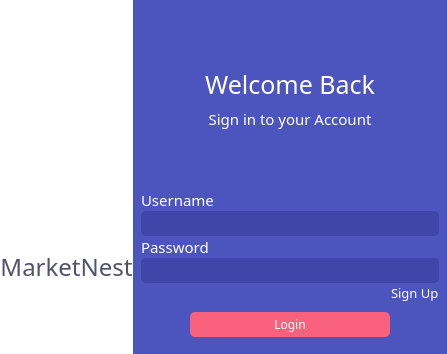
     <widget class="QWidget" name="loginPage">
      <layout class="QGridLayout" name="gridLayout_16">
       <property name="leftMargin">
        <number>0</number>
       </property>
       <property name="topMargin">
        <number>0</number>
       </property>
       <property name="rightMargin">
        <number>0</number>
       </property>
       <property name="bottomMargin">
        <number>0</number>
       </property>
       <property name="spacing">
        <number>0</number>
       </property>
       <item row="0" column="0">
        <widget class="QWidget" name="Container" native="true">
         <layout class="QGridLayout" name="gridLayout_2">
          <property name="leftMargin">
           <number>0</number>
          </property>
          <property name="topMargin">
           <number>0</number>
          </property>
          <property name="rightMargin">
           <number>0</number>
          </property>
          <property name="bottomMargin">
           <number>0</number>
          </property>
          <property name="spacing">
           <number>0</number>
          </property>
          <item row="0" column="0">
           <widget class="QWidget" name="widget" native="true">
            <property name="sizePolicy">
             <sizepolicy hsizetype="Expanding" vsizetype="Preferred">
              <horstretch>0</horstretch>
              <verstretch>0</verstretch>
             </sizepolicy>
            </property>
            <property name="styleSheet">
             <string notr="true">background-color: rgb(255, 255, 255);</string>
            </property>
            <layout class="QGridLayout" name="gridLayout_4">
             <property name="leftMargin">
              <number>0</number>
             </property>
             <property name="topMargin">
              <number>0</number>
             </property>
             <property name="rightMargin">
              <number>0</number>
             </property>
             <property name="bottomMargin">
              <number>0</number>
             </property>
             <property name="spacing">
              <number>0</number>
             </property>
             <item row="2" column="0">
              <widget class="QWidget" name="widget_26" native="true">
               <property name="minimumSize">
                <size>
                 <width>0</width>
                 <height>50</height>
                </size>
               </property>
               <layout class="QGridLayout" name="gridLayout_33">
                <property name="leftMargin">
                 <number>0</number>
                </property>
                <property name="topMargin">
                 <number>0</number>
                </property>
                <property name="rightMargin">
                 <number>0</number>
                </property>
                <property name="bottomMargin">
                 <number>0</number>
                </property>
                <property name="spacing">
                 <number>0</number>
                </property>
                <item row="0" column="0">
                 <widget class="QWidget" name="widget_4" native="true">
                  <layout class="QGridLayout" name="gridLayout_3">
                   <property name="leftMargin">
                    <number>0</number>
                   </property>
                   <property name="topMargin">
                    <number>0</number>
                   </property>
                   <property name="rightMargin">
                    <number>0</number>
                   </property>
                   <property name="bottomMargin">
                    <number>0</number>
                   </property>
                   <property name="spacing">
                    <number>0</number>
                   </property>
                   <item row="2" column="0">
                    <widget class="QWidget" name="widget_5" native="true">
                     <property name="minimumSize">
                      <size>
                       <width>0</width>
                       <height>40</height>
                      </size>
                     </property>
                     <layout class="QGridLayout" name="gridLayout_5">
                      <property name="leftMargin">
                       <number>0</number>
                      </property>
                      <property name="topMargin">
                       <number>0</number>
                      </property>
                      <property name="rightMargin">
                       <number>0</number>
                      </property>
                      <property name="bottomMargin">
                       <number>0</number>
                      </property>
                      <property name="spacing">
                       <number>0</number>
                      </property>
                      <item row="0" column="0">
                       <widget class="QLabel" name="label_2">
                        <property name="font">
                         <font>
                          <family>Josefin Sans SemiBold</family>
                          <pointsize>18</pointsize>
                          <italic>false</italic>
                          <fontweight>DemiBold</fontweight>
                         </font>
                        </property>
                        <property name="styleSheet">
                         <string notr="true">color: rgb(81, 82, 108);
font: 600 18pt &quot;Josefin Sans SemiBold&quot;;</string>
                        </property>
                        <property name="text">
                         <string>MarketNest</string>
                        </property>
                        <property name="alignment">
                         <set>Qt::AlignBottom|Qt::AlignHCenter</set>
                        </property>
                       </widget>
                      </item>
                     </layout>
                    </widget>
                   </item>
                   <item row="0" column="0">
                    <widget class="QWidget" name="widget_31" native="true">
                     <property name="sizePolicy">
                      <sizepolicy hsizetype="Preferred" vsizetype="Preferred">
                       <horstretch>0</horstretch>
                       <verstretch>0</verstretch>
                      </sizepolicy>
                     </property>
                     <layout class="QGridLayout" name="gridLayout_35">
                      <property name="leftMargin">
                       <number>0</number>
                      </property>
                      <property name="topMargin">
                       <number>0</number>
                      </property>
                      <property name="rightMargin">
                       <number>0</number>
                      </property>
                      <property name="bottomMargin">
                       <number>0</number>
                      </property>
                      <property name="spacing">
                       <number>0</number>
                      </property>
                      <item row="0" column="0">
                       <widget class="QLabel" name="label">
                        <property name="enabled">
                         <bool>true</bool>
                        </property>
                        <property name="layoutDirection">
                         <enum>Qt::LeftToRight</enum>
                        </property>
                        <property name="autoFillBackground">
                         <bool>false</bool>
                        </property>
                        <property name="text">
                         <string/>
                        </property>
                        <property name="pixmap">
                         <pixmap resource="resource.qrc">:/icon/icon/logo.ico</pixmap>
                        </property>
                        <property name="scaledContents">
                         <bool>false</bool>
                        </property>
                        <property name="alignment">
                         <set>Qt::AlignCenter</set>
                        </property>
                        <property name="wordWrap">
                         <bool>false</bool>
                        </property>
                       </widget>
                      </item>
                     </layout>
                    </widget>
                   </item>
                  </layout>
                 </widget>
                </item>
               </layout>
              </widget>
             </item>
             <item row="5" column="0">
              <spacer name="verticalSpacer_2">
               <property name="orientation">
                <enum>Qt::Vertical</enum>
               </property>
               <property name="sizeHint" stdset="0">
                <size>
                 <width>20</width>
                 <height>40</height>
                </size>
               </property>
              </spacer>
             </item>
             <item row="0" column="0">
              <spacer name="verticalSpacer">
               <property name="orientation">
                <enum>Qt::Vertical</enum>
               </property>
               <property name="sizeType">
                <enum>QSizePolicy::Expanding</enum>
               </property>
               <property name="sizeHint" stdset="0">
                <size>
                 <width>20</width>
                 <height>230</height>
                </size>
               </property>
              </spacer>
             </item>
            </layout>
           </widget>
          </item>
          <item row="0" column="1">
           <widget class="QWidget" name="widget_2" native="true">
            <property name="styleSheet">
             <string notr="true">background-color: rgb(75, 85, 189);</string>
            </property>
            <layout class="QGridLayout" name="gridLayout_6">
             <property name="leftMargin">
              <number>0</number>
             </property>
             <property name="topMargin">
              <number>0</number>
             </property>
             <property name="rightMargin">
              <number>0</number>
             </property>
             <property name="bottomMargin">
              <number>0</number>
             </property>
             <property name="spacing">
              <number>0</number>
             </property>
             <item row="0" column="0">
              <widget class="QWidget" name="widget_3" native="true">
               <property name="sizePolicy">
                <sizepolicy hsizetype="Expanding" vsizetype="Preferred">
                 <horstretch>0</horstretch>
                 <verstretch>0</verstretch>
                </sizepolicy>
               </property>
               <layout class="QGridLayout" name="gridLayout_14">
                <property name="leftMargin">
                 <number>8</number>
                </property>
                <property name="topMargin">
                 <number>8</number>
                </property>
                <property name="rightMargin">
                 <number>8</number>
                </property>
                <property name="bottomMargin">
                 <number>8</number>
                </property>
                <property name="spacing">
                 <number>0</number>
                </property>
                <item row="3" column="0">
                 <widget class="QWidget" name="widget_12" native="true">
                  <layout class="QGridLayout" name="gridLayout_13">
                   <item row="0" column="0">
                    <spacer name="horizontalSpacer_4">
                     <property name="orientation">
                      <enum>Qt::Horizontal</enum>
                     </property>
                     <property name="sizeHint" stdset="0">
                      <size>
                       <width>40</width>
                       <height>20</height>
                      </size>
                     </property>
                    </spacer>
                   </item>
                   <item row="0" column="1">
                    <widget class="QPushButton" name="pushButton">
                     <property name="enabled">
                      <bool>true</bool>
                     </property>
                     <property name="minimumSize">
                      <size>
                       <width>200</width>
                       <height>25</height>
                      </size>
                     </property>
                     <property name="font">
                      <font>
                       <family>Josefin Sans Medium</family>
                       <pointsize>9</pointsize>
                       <italic>false</italic>
                       <kerning>true</kerning>
                       <fontweight>Medium</fontweight>
                      </font>
                     </property>
                     <property name="styleSheet">
                      <string notr="true">background-color: rgb(249, 97, 125);
font: 500 9pt &quot;Josefin Sans Medium&quot;;
color: white;
border-radius: 5px;</string>
                     </property>
                     <property name="text">
                      <string>Login</string>
                     </property>
                     <property name="shortcut">
                      <string/>
                     </property>
                     <property name="flat">
                      <bool>false</bool>
                     </property>
                    </widget>
                   </item>
                   <item row="0" column="2">
                    <spacer name="horizontalSpacer_5">
                     <property name="orientation">
                      <enum>Qt::Horizontal</enum>
                     </property>
                     <property name="sizeHint" stdset="0">
                      <size>
                       <width>40</width>
                       <height>20</height>
                      </size>
                     </property>
                    </spacer>
                   </item>
                  </layout>
                 </widget>
                </item>
                <item row="0" column="0">
                 <widget class="QWidget" name="widget_6" native="true">
                  <property name="maximumSize">
                   <size>
                    <width>16777215</width>
                    <height>16777215</height>
                   </size>
                  </property>
                  <layout class="QGridLayout" name="gridLayout_7">
                   <property name="leftMargin">
                    <number>0</number>
                   </property>
                   <property name="topMargin">
                    <number>10</number>
                   </property>
                   <property name="rightMargin">
                    <number>0</number>
                   </property>
                   <property name="bottomMargin">
                    <number>10</number>
                   </property>
                   <property name="spacing">
                    <number>0</number>
                   </property>
                   <item row="0" column="0">
                    <widget class="QWidget" name="widget_13" native="true">
                     <layout class="QGridLayout" name="gridLayout_15">
                      <item row="2" column="0">
                       <widget class="QLabel" name="label_4">
                        <property name="font">
                         <font>
                          <family>Josefin Sans Medium</family>
                          <pointsize>11</pointsize>
                         </font>
                        </property>
                        <property name="styleSheet">
                         <string notr="true">color: rgb(255, 255, 255);</string>
                        </property>
                        <property name="text">
                         <string>Sign in to your Account</string>
                        </property>
                        <property name="alignment">
                         <set>Qt::AlignCenter</set>
                        </property>
                       </widget>
                      </item>
                      <item row="1" column="0">
                       <widget class="QLabel" name="label_3">
                        <property name="font">
                         <font>
                          <family>Josefin Sans Medium</family>
                          <pointsize>19</pointsize>
                         </font>
                        </property>
                        <property name="styleSheet">
                         <string notr="true">color: rgb(255, 255, 255);</string>
                        </property>
                        <property name="text">
                         <string>Welcome Back</string>
                        </property>
                        <property name="alignment">
                         <set>Qt::AlignCenter</set>
                        </property>
                       </widget>
                      </item>
                      <item row="0" column="0">
                       <spacer name="verticalSpacer_4">
                        <property name="orientation">
                         <enum>Qt::Vertical</enum>
                        </property>
                        <property name="sizeType">
                         <enum>QSizePolicy::Minimum</enum>
                        </property>
                        <property name="sizeHint" stdset="0">
                         <size>
                          <width>20</width>
                          <height>40</height>
                         </size>
                        </property>
                       </spacer>
                      </item>
                     </layout>
                    </widget>
                   </item>
                   <item row="1" column="0">
                    <spacer name="verticalSpacer_3">
                     <property name="orientation">
                      <enum>Qt::Vertical</enum>
                     </property>
                     <property name="sizeType">
                      <enum>QSizePolicy::Minimum</enum>
                     </property>
                     <property name="sizeHint" stdset="0">
                      <size>
                       <width>20</width>
                       <height>40</height>
                      </size>
                     </property>
                    </spacer>
                   </item>
                  </layout>
                 </widget>
                </item>
                <item row="2" column="0">
                 <widget class="QWidget" name="widget_10" native="true">
                  <layout class="QGridLayout" name="gridLayout_11">
                   <property name="leftMargin">
                    <number>0</number>
                   </property>
                   <property name="topMargin">
                    <number>0</number>
                   </property>
                   <property name="rightMargin">
                    <number>0</number>
                   </property>
                   <property name="bottomMargin">
                    <number>0</number>
                   </property>
                   <property name="spacing">
                    <number>0</number>
                   </property>
                   <item row="0" column="0">
                    <widget class="QWidget" name="widget_7" native="true">
                     <layout class="QGridLayout" name="gridLayout_10">
                      <property name="leftMargin">
                       <number>0</number>
                      </property>
                      <property name="topMargin">
                       <number>0</number>
                      </property>
                      <property name="rightMargin">
                       <number>0</number>
                      </property>
                      <property name="bottomMargin">
                       <number>0</number>
                      </property>
                      <property name="spacing">
                       <number>0</number>
                      </property>
                      <item row="0" column="0">
                       <widget class="QWidget" name="widget_8" native="true">
                        <layout class="QGridLayout" name="gridLayout_8">
                         <property name="leftMargin">
                          <number>0</number>
                         </property>
                         <property name="topMargin">
                          <number>0</number>
                         </property>
                         <property name="rightMargin">
                          <number>0</number>
                         </property>
                         <property name="bottomMargin">
                          <number>0</number>
                         </property>
                         <property name="spacing">
                          <number>0</number>
                         </property>
                         <item row="0" column="0">
                          <widget class="QLabel" name="label_5">
                           <property name="font">
                            <font>
                             <family>Josefin Sans Medium</family>
                             <pointsize>11</pointsize>
                            </font>
                           </property>
                           <property name="styleSheet">
                            <string notr="true">color: rgb(255, 255, 255);</string>
                           </property>
                           <property name="text">
                            <string>Username</string>
                           </property>
                          </widget>
                         </item>
                         <item row="1" column="0">
                          <widget class="QLineEdit" name="lineEdit">
                           <property name="minimumSize">
                            <size>
                             <width>0</width>
                             <height>25</height>
                            </size>
                           </property>
                           <property name="styleSheet">
                            <string notr="true">background-color: rgb(63, 70, 170);
border-radius: 5px;
color: rgb(255, 255, 255);</string>
                           </property>
                           <property name="frame">
                            <bool>false</bool>
                           </property>
                          </widget>
                         </item>
                        </layout>
                       </widget>
                      </item>
                      <item row="1" column="0">
                       <widget class="QWidget" name="widget_9" native="true">
                        <layout class="QGridLayout" name="gridLayout_9">
                         <property name="leftMargin">
                          <number>0</number>
                         </property>
                         <property name="topMargin">
                          <number>0</number>
                         </property>
                         <property name="rightMargin">
                          <number>0</number>
                         </property>
                         <property name="bottomMargin">
                          <number>0</number>
                         </property>
                         <property name="spacing">
                          <number>0</number>
                         </property>
                         <item row="1" column="0">
                          <widget class="QLineEdit" name="lineEdit_2">
                           <property name="minimumSize">
                            <size>
                             <width>0</width>
                             <height>25</height>
                            </size>
                           </property>
                           <property name="styleSheet">
                            <string notr="true">background-color: rgb(63, 70, 170);
border-radius: 5px;
color: rgb(255, 255, 255);</string>
                           </property>
                           <property name="frame">
                            <bool>false</bool>
                           </property>
                          </widget>
                         </item>
                         <item row="0" column="0">
                          <widget class="QLabel" name="label_6">
                           <property name="font">
                            <font>
                             <family>Josefin Sans Medium</family>
                             <pointsize>11</pointsize>
                            </font>
                           </property>
                           <property name="styleSheet">
                            <string notr="true">color: rgb(255, 255, 255);</string>
                           </property>
                           <property name="text">
                            <string>Password</string>
                           </property>
                          </widget>
                         </item>
                        </layout>
                       </widget>
                      </item>
                     </layout>
                    </widget>
                   </item>
                   <item row="1" column="0">
                    <widget class="QWidget" name="widget_11" native="true">
                     <property name="maximumSize">
                      <size>
                       <width>16777215</width>
                       <height>30</height>
                      </size>
                     </property>
                     <layout class="QGridLayout" name="gridLayout_12">
                      <property name="leftMargin">
                       <number>0</number>
                      </property>
                      <property name="topMargin">
                       <number>0</number>
                      </property>
                      <property name="rightMargin">
                       <number>0</number>
                      </property>
                      <property name="bottomMargin">
                       <number>0</number>
                      </property>
                      <property name="spacing">
                       <number>0</number>
                      </property>
                      <item row="0" column="1">
                       <widget class="QLabel" name="signupLabel">
                        <property name="maximumSize">
                         <size>
                          <width>16777215</width>
                          <height>30</height>
                         </size>
                        </property>
                        <property name="font">
                         <font>
                          <family>Josefin Sans Medium</family>
                          <pointsize>10</pointsize>
                         </font>
                        </property>
                        <property name="styleSheet">
                         <string notr="true">color: rgb(255, 255, 255);</string>
                        </property>
                        <property name="text">
                         <string>Sign Up</string>
                        </property>
                       </widget>
                      </item>
                      <item row="0" column="0">
                       <spacer name="horizontalSpacer_3">
                        <property name="orientation">
                         <enum>Qt::Horizontal</enum>
                        </property>
                        <property name="sizeHint" stdset="0">
                         <size>
                          <width>40</width>
                          <height>20</height>
                         </size>
                        </property>
                       </spacer>
                      </item>
                     </layout>
                    </widget>
                   </item>
                  </layout>
                 </widget>
                </item>
               </layout>
              </widget>
             </item>
            </layout>
           </widget>
          </item>
         </layout>
        </widget>
       </item>
      </layout>
     </widget>
